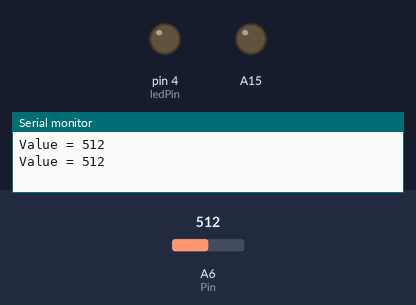
Bench run of a sketch on a simulated Arduino Mega 2560, built with avr-gcc and run on an emulated ATmega2560. On the bench: output pins drawn as LEDs (lit = HIGH), the last lines printed to the serial monitor. Inputs (shaded band) come from the test bench; at power-on: A6 (Pin) = 512.

Above: at 1.8 s.
1.9 s: A6 (Pin) set to 716
At 3.8 s:
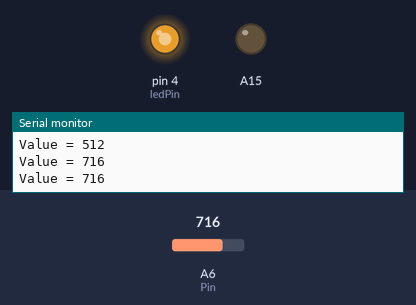
4.5 s: A6 (Pin) set to 751
At 7.2 s:
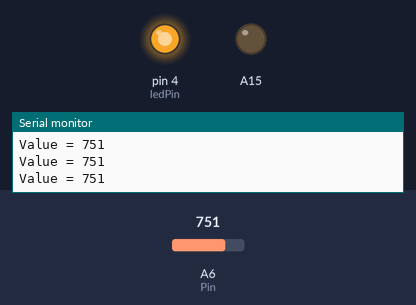
7.5 s: A6 (Pin) set to 768
At 9.7 s:
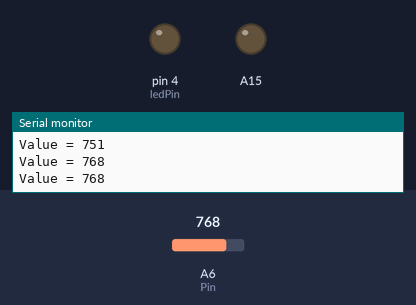
10.5 s: A6 (Pin) set to 900
At 13.2 s:
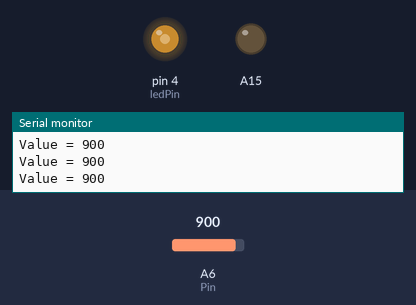
13.5 s: A6 (Pin) set to 306
At 15.5 s:
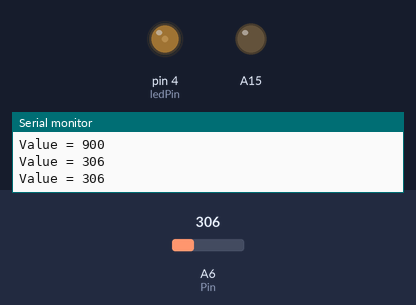
16.5 s: A6 (Pin) set to 0
At 19.0 s:
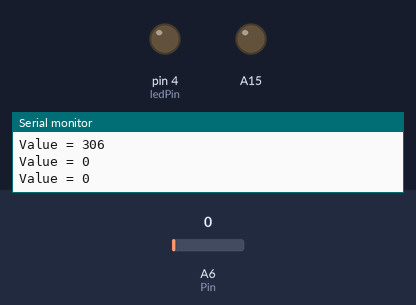
Timing chart, 0 to 20.5 s (numbered marks = the images above; inputs shaded):
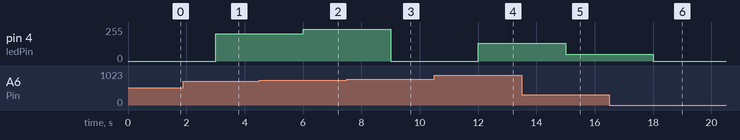

Measured:
- the behaviour switches between 767 and 768 on A6 (Pin) (found by bisection; images 2 and 3)
- after the input at 1.9 s, pin 4 (ledPin): 0/255 → 204/255 after 1.1 s
- after the input at 4.5 s, pin 4 (ledPin): 204/255 → 239/255 after 1.5 s
- after the input at 7.5 s, pin 4 (ledPin): 239/255 → 0/255 after 1.5 s
- after the input at 10.5 s, pin 4 (ledPin): 0/255 → 132/255 after 1.5 s
- after the input at 13.5 s, pin 4 (ledPin): 132/255 → 50/255 after 1.5 s
- after the input at 16.5 s, pin 4 (ledPin): 50/255 → 0/255 after 1.5 s

The sketch:

pra_week8_3.ino
```cpp
int Pin = A6;
int Value = 0;
int ledPin = 4;

void setup() {
  // put your setup code here, to run once:
  Serial.begin(9600);
  pinMode(ledPin,OUTPUT);
  pinMode(A15,OUTPUT);
  digitalWrite(A15,LOW);
}

void loop() {
  // put your main code here, to run repeatedly:
  Value = analogRead(Pin);
  Serial.print("Value = ");
  Serial.println(Value);
  delay(1000);
  analogWrite(ledPin,Value );
}
```
